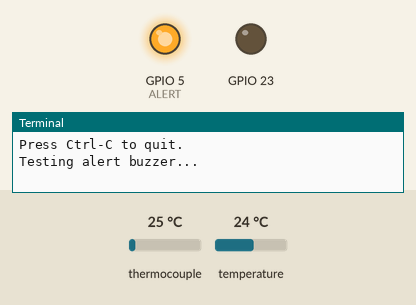
Simulated run of this program. Board: Raspberry Pi (BCM pin numbers). Shown: output pins drawn as LEDs (lit = HIGH), the last lines printed to the terminal. The test bench sets the inputs (shaded band); at power-on: thermocouple 25 °C, temperature 24 °C. The clock reads 2024-03-15 10:24:30 at power-on unless the program sets it; library files of the repository ran but are not shown: MAX31855.py; pins used as bus, display or sensor lines are not drawn.

Above: at 0.1 s.
At 1.1 s:
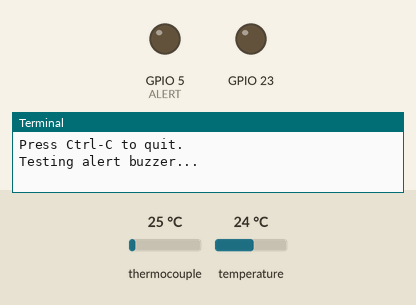
At 1.8 s:
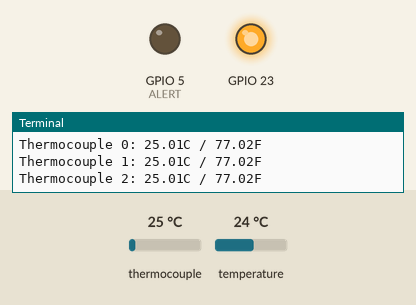
Timing chart, 0 to 3.3 s (numbered marks = the images above):
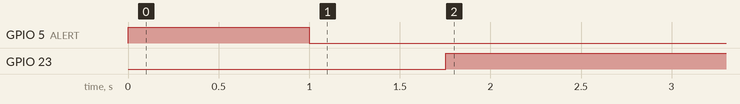

The program:

test.py
```python
# (licence header left out)
# Can enable debug output by uncommenting:
#import logging
#logging.basicConfig(level=logging.DEBUG)

import time

from w1thermsensor import W1ThermSensor
from w1thermsensor import NoSensorFoundError
import RPi.GPIO as GPIO
import MAX31855 as MAX31855

# DS18S20 sensor on PCB
try:
  boardSensor = W1ThermSensor()
except NoSensorFoundError:
  boardSensor = None
  print('DS18S20 Sensor not found!')

# just creating the object will open the correct port and address lines
remoteSensor = MAX31855.MAX31855()

# turn alert signal into an output
ALERT = 5
GPIO.setmode(GPIO.BCM)
GPIO.setup(ALERT, GPIO.OUT)
GPIO.output(ALERT, GPIO.LOW)

# Define a function to convert celsius to fahrenheit.
def c_to_f(c):
  return c * 9.0 / 5.0 + 32.0

# Loop printing measurements every second.
try:
  print('Press Ctrl-C to quit.')
  print("Testing alert buzzer...")
  GPIO.output(ALERT, GPIO.HIGH)
  time.sleep(1)
  GPIO.output(ALERT, GPIO.LOW)
  while True:
    print()
    if boardSensor != None:
      try:
        temp = boardSensor.get_temperature()
        print('DS18S20 on PCB: {0:0.2F}C / {1:0.2F}F'.format(temp, c_to_f(temp)))
      except KeyboardInterrupt:
        break
    for n in range(0,3):
      tempState = remoteSensor.readState(n)
      temp = remoteSensor.readLinearizedTempC(n)
      if tempState['fault']:
        # there is a fault in the reading
        if tempState['openCircuit']:
          error = 'No thermocouple connected'
        elif tempState['shortGND']:
          error = 'Thermocouple shorted to ground'
        elif tempState['shortVCC']:
          error = 'Thermocouple shorted to VCC';
        print('Thermocouple {0:d}: Error - {1}'.format(n, error))
      else:
        print('Thermocouple {0:d}: {1:0.2F}C / {2:0.2F}F'.format(n, temp, c_to_f(temp)))

    time.sleep(1.0)

finally:
  # release GPIO stuff
  GPIO.cleanup()
```

Measured:
- by itself, GPIO 23: LOW → HIGH at 1.8 s
